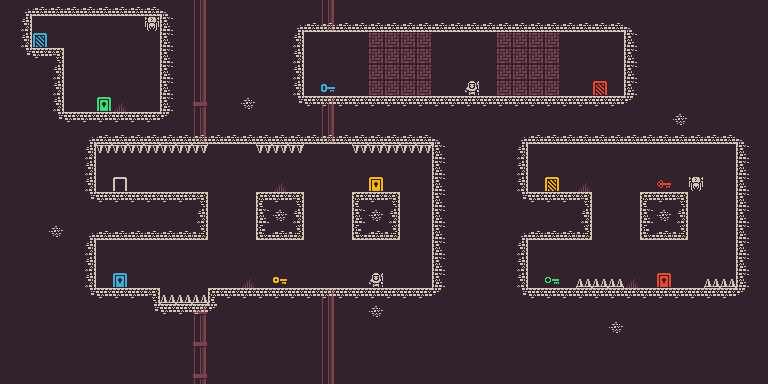

A 2D game scene composited from a Tiled map and its tileset images. What follows is a short description and the map's XML, with each tile layer's data collapsed to a summary:
An orthogonal 48x24 tile map with 16x16 px tiles, 4 tile layers (Background, Ground, Spikes, Actions).

<map version="1.4" tiledversion="1.4.2" orientation="orthogonal" renderorder="right-down" width="48" height="24" tilewidth="16" tileheight="16" infinite="0" backgroundcolor="#2c33222d" nextlayerid="7" nextobjectid="1">
 <editorsettings>
  <export target="level2.json" format="json" />
 </editorsettings>
 <tileset firstgid="1" name="tiles" tilewidth="16" tileheight="16" tilecount="1056" columns="48" backgroundcolor="#000000">
  <image source="tiles.png" width="768" height="352" />
 </tileset>
 <layer id="6" name="Background" width="48" height="24">
  <data>[1152 cells, 1152 non-empty, 6 distinct tile ids]</data>
 </layer>
 <layer id="2" name="Ground" width="48" height="24">
  <data>[1152 cells, 1152 non-empty, 14 distinct tile ids]</data>
 </layer>
 <layer id="3" name="Spikes" width="48" height="24">
  <data>[1152 cells, 1152 non-empty, 5 distinct tile ids]</data>
 </layer>
 <layer id="5" name="Actions" width="48" height="24">
  <data>[1152 cells, 1152 non-empty, 13 distinct tile ids]</data>
 </layer>
</map>
